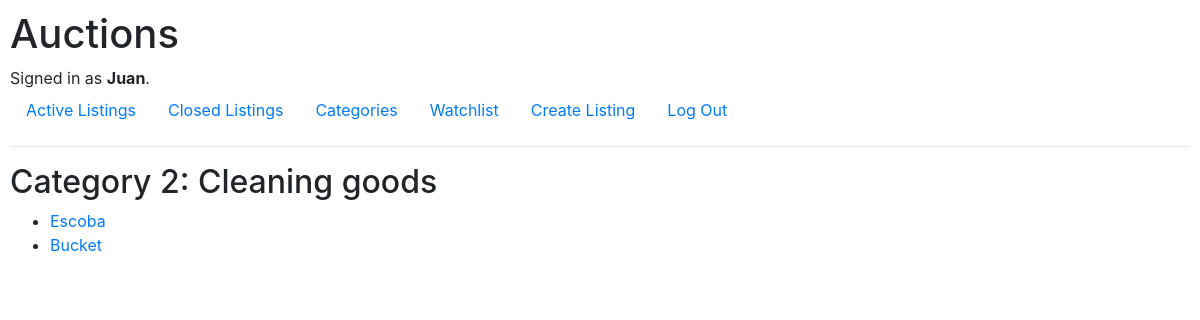
Page /categories/2 (signed in) on the earlier database version.
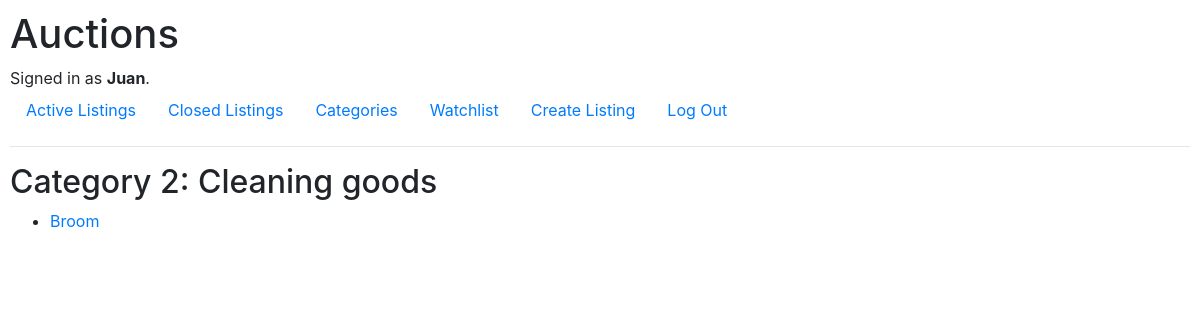
Same page on the later database version.
### auctions/models.py (models this page shows, shortened)
class User(AbstractUser):
    pass

class Category(models.Model):
    name = models.CharField(max_length=50)
    description = models.CharField(max_length=500)

class Listing(models.Model):
    title = models.CharField(max_length=50)
    description = models.CharField(max_length=1000)
    starting_bid = models.DecimalField(max_digits=10, decimal_places=2)
    created_date = models.DateTimeField(auto_now_add=True)
    category_id = models.ForeignKey(Category, on_delete=models.CASCADE)
    followers = models.ManyToManyField(User)
    image_url = models.CharField(max_length=100)
    created_by = models.ForeignKey(User, on_delete=models.CASCADE, related_name='owned_listings')
    closed = models.BooleanField(default=False)

### auctions/views.py (the view)
# urls.py: path("categories/<int:category_id>", views.category, name="category"),
@login_required
def category(request, category_id):
    try:
        category = Category.objects.get(pk=category_id)
    except category.DoesNotExist:
        raise Http404("category not found.")
    return render(request, "auctions/category.html",
    {
        "category": category
    })

### auctions/templates/auctions/category.html (shortened to what this page needs)
{% extends "auctions/layout.html" %}
{% block body %}
    <h2>Category {{ category.id }}: {{ category.name }}</h2>
    <ul>
        {% for item in category.listing_set.all %}
        <li>
            <a href="{% url 'auctions:listing' item.id %}">
                {{ item.title }}
            </a>
        </li>
        {% endfor %}
    </ul>
{% endblock %}

### auctions/templates/auctions/layout.html (shortened to what this page needs)
{% load static %}
<!DOCTYPE html>
<html lang="en">
    <head>
        <link rel="stylesheet" href="https://stackpath.bootstrapcdn.com/bootstrap/4.4.1/css/bootstrap.min.css">
        <link href="{% static 'auctions/styles.css' %}" rel="stylesheet">
    </head>
    <body>
        <h1>Auctions</h1>
        <div>
            {% if user.is_authenticated %}
                Signed in as <strong>{{ user.username }}</strong>.
            {% else %}
                Not signed in.
            {% endif %}
        </div>
        <ul class="nav">
            <li class="nav-item">
                <a class="nav-link" href="{% url 'auctions:index' %}">Active Listings</a>
            </li>
            {% if user.is_authenticated %}
                <li class="nav-item">
                    <a class="nav-link" href="{% url 'auctions:closed_listings' %}">Closed Listings</a>
                </li>
                <li class="nav-item">
                    <a class="nav-link" href="{% url 'auctions:categories' %}">Categories</a>
                </li>
                <li class="nav-item">
                    <a class="nav-link" href="{% url 'auctions:watchlist' %}">Watchlist</a>
                </li>
                <li class="nav-item">
                    <a class="nav-link" href="{% url 'auctions:create' %}">Create Listing</a>
                </li>
                <li class="nav-item">
                    <a class="nav-link" href="{% url 'auctions:logout' %}">Log Out</a>
                </li>
            {% endif %}
        </ul>
        <hr>
        {% block body %}
        {% endblock %}
    </body>
</html>

### auctions/static/auctions/styles.css (style rules this page uses)
body { padding: 10px; }

Differences in the rows shown:
removed Listing: title "Escoba"
removed Listing: title "Bucket"
added Listing: title "Broom"
